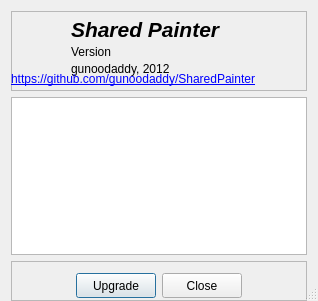
<?xml version="1.0" encoding="UTF-8"?>
<ui version="4.0">
 <class>AboutWindow</class>
 <widget class="QDialog" name="AboutWindow">
  <property name="geometry">
   <rect>
    <x>0</x>
    <y>0</y>
    <width>318</width>
    <height>301</height>
   </rect>
  </property>
  <property name="windowTitle">
   <string>About</string>
  </property>
  <property name="sizeGripEnabled">
   <bool>true</bool>
  </property>
  <layout class="QVBoxLayout" name="verticalLayout">
   <property name="bottomMargin">
    <number>0</number>
   </property>
   <item>
    <widget class="QFrame" name="frame">
     <property name="minimumSize">
      <size>
       <width>0</width>
       <height>80</height>
      </size>
     </property>
     <property name="frameShape">
      <enum>QFrame::StyledPanel</enum>
     </property>
     <property name="frameShadow">
      <enum>QFrame::Raised</enum>
     </property>
     <widget class="QLabel" name="labelTitle">
      <property name="geometry">
       <rect>
        <x>60</x>
        <y>10</y>
        <width>151</width>
        <height>16</height>
       </rect>
      </property>
      <property name="font">
       <font>
        <family>Arial</family>
        <pointsize>16</pointsize>
        <weight>75</weight>
        <italic>true</italic>
        <bold>true</bold>
       </font>
      </property>
      <property name="text">
       <string>Shared Painter</string>
      </property>
     </widget>
     <widget class="QLabel" name="labelIcon">
      <property name="geometry">
       <rect>
        <x>10</x>
        <y>0</y>
        <width>51</width>
        <height>51</height>
       </rect>
      </property>
      <property name="text">
       <string/>
      </property>
      <property name="pixmap">
       <pixmap>Resources/tray_connect.png</pixmap>
      </property>
     </widget>
     <widget class="QLabel" name="labelVersion">
      <property name="geometry">
       <rect>
        <x>60</x>
        <y>35</y>
        <width>56</width>
        <height>12</height>
       </rect>
      </property>
      <property name="text">
       <string>Version</string>
      </property>
     </widget>
     <widget class="QLabel" name="labelCopyRight">
      <property name="geometry">
       <rect>
        <x>60</x>
        <y>50</y>
        <width>141</width>
        <height>16</height>
       </rect>
      </property>
      <property name="text">
       <string>gunoodaddy, 2012</string>
      </property>
     </widget>
     <widget class="QLabel" name="labelLink">
      <property name="geometry">
       <rect>
        <x>0</x>
        <y>60</y>
        <width>271</width>
        <height>16</height>
       </rect>
      </property>
      <property name="text">
       <string>&lt;html&gt;&lt;head/&gt;&lt;body&gt;&lt;p&gt;&lt;a href=&quot;https://github.com/gunoodaddy/SharedPainter&quot;&gt;&lt;span style=&quot; text-decoration: underline; color:#0000ff;&quot;&gt;https://github.com/gunoodaddy/SharedPainter&lt;/span&gt;&lt;/a&gt;&lt;/p&gt;&lt;/body&gt;&lt;/html&gt;</string>
      </property>
      <property name="openExternalLinks">
       <bool>true</bool>
      </property>
     </widget>
    </widget>
   </item>
   <item>
    <widget class="QTextEdit" name="editCurrentPatch"/>
   </item>
   <item>
    <widget class="QFrame" name="frame_2">
     <property name="minimumSize">
      <size>
       <width>0</width>
       <height>40</height>
      </size>
     </property>
     <property name="frameShape">
      <enum>QFrame::StyledPanel</enum>
     </property>
     <property name="frameShadow">
      <enum>QFrame::Raised</enum>
     </property>
     <layout class="QHBoxLayout" name="horizontalLayout">
      <property name="spacing">
       <number>6</number>
      </property>
      <property name="bottomMargin">
       <number>9</number>
      </property>
      <item>
       <spacer name="horizontalSpacer">
        <property name="orientation">
         <enum>Qt::Horizontal</enum>
        </property>
        <property name="sizeHint" stdset="0">
         <size>
          <width>53</width>
          <height>17</height>
         </size>
        </property>
       </spacer>
      </item>
      <item>
       <widget class="QPushButton" name="buttonUpgrade">
        <property name="minimumSize">
         <size>
          <width>0</width>
          <height>25</height>
         </size>
        </property>
        <property name="text">
         <string>Upgrade</string>
        </property>
       </widget>
      </item>
      <item>
       <widget class="QPushButton" name="buttonClose">
        <property name="minimumSize">
         <size>
          <width>0</width>
          <height>25</height>
         </size>
        </property>
        <property name="text">
         <string>Close</string>
        </property>
       </widget>
      </item>
      <item>
       <spacer name="horizontalSpacer_2">
        <property name="orientation">
         <enum>Qt::Horizontal</enum>
        </property>
        <property name="sizeHint" stdset="0">
         <size>
          <width>53</width>
          <height>17</height>
         </size>
        </property>
       </spacer>
      </item>
     </layout>
    </widget>
   </item>
  </layout>
  <zorder>frame_2</zorder>
  <zorder>frame</zorder>
  <zorder>editCurrentPatch</zorder>
 </widget>
 <layoutdefault spacing="6" margin="11"/>
 <resources/>
 <connections>
  <connection>
   <sender>buttonClose</sender>
   <signal>clicked()</signal>
   <receiver>AboutWindow</receiver>
   <slot>close()</slot>
   <hints>
    <hint type="sourcelabel">
     <x>147</x>
     <y>131</y>
    </hint>
    <hint type="destinationlabel">
     <x>149</x>
     <y>77</y>
    </hint>
   </hints>
  </connection>
  <connection>
   <sender>buttonUpgrade</sender>
   <signal>clicked()</signal>
   <receiver>AboutWindow</receiver>
   <slot>onUpgrade()</slot>
   <hints>
    <hint type="sourcelabel">
     <x>107</x>
     <y>221</y>
    </hint>
    <hint type="destinationlabel">
     <x>149</x>
     <y>120</y>
    </hint>
   </hints>
  </connection>
 </connections>
 <slots>
  <slot>onUpgrade()</slot>
 </slots>
</ui>
